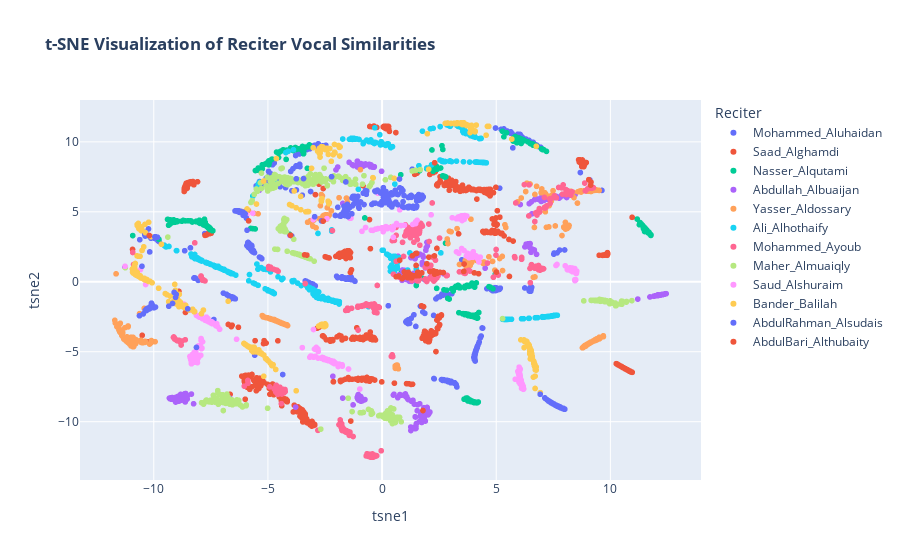

Notebook source saved alongside this figure:
### Code cell
# === STEP 5: t-SNE VISUALIZATION OF THE ENTIRE DATASET ===
print("\n--- Starting Step 5: Creating 2D Embedding with t-SNE (This may take a moment) ---")

# Prepare the data for t-SNE
# We need to stack the MFCC arrays into 2D numpy array
mfcc_features = np.stack(cleaned_df['mfccs'].values) #stackaj horizontalno
reciter_labels = cleaned_df['reciter_name'].values

# Run t-SNE
tsne = TSNE(n_components=2, verbose=1, perplexity=40, n_iter=300, random_state=42)
tsne_results = tsne.fit_transform(mfcc_features)

# Create a new DataFrame for plotting the t-SNE results
df_tsne = pd.DataFrame(tsne_results, columns=['tsne1', 'tsne2'])
df_tsne['reciter'] = reciter_labels

# Plot the t-SNE results
fig_tsne = px.scatter(df_tsne, x='tsne1', y='tsne2', color='reciter',
                      title='<b>t-SNE Visualization of Reciter Vocal Similarities</b>',
                      labels={'tsne_1': 't-SNE Dimension 1', 'tsne_2': 't-SNE Dimension 2'},
                      hover_data=['reciter'])
fig_tsne.update_layout(legend_title_text='Reciter')
# fig_tsne.update_traces(marker=dict(size=8, opacity=0.8))
print("Displaying interactive t-SNE plot...")
fig_tsne.show()

print("\n\nData investigation is complete!")

### Figure 1 — Plotly figure (JSON) as saved in the notebook; plotly's stock layout.template omitted (floating-point values rounded to 4 significant figures; data arrays with more than 128 entries replaced by an {"elided": "..."} marker saying what was removed)
{"data": [{"customdata": {"elided": "456x1 str values"}, "hovertemplate": "reciter=%{customdata[0]}<br>tsne1=%{x}<br>tsne2=%{y}<extra></extra>", "legendgroup": "Mohammed_Aluhaidan", "marker": {"color": "#636efa", "symbol": "circle"}, "mode": "markers", "name": "Mohammed_Aluhaidan", "showlegend": true, "type": "scattergl", "x": {"elided": "456 float values"}, "xaxis": "x", "y": {"elided": "456 float values"}, "yaxis": "y"}, {"customdata": {"elided": "452x1 str values"}, "hovertemplate": "reciter=%{customdata[0]}<br>tsne1=%{x}<br>tsne2=%{y}<extra></extra>", "legendgroup": "Saad_Alghamdi", "marker": {"color": "#EF553B", "symbol": "circle"}, "mode": "markers", "name": "Saad_Alghamdi", "showlegend": true, "type": "scattergl", "x": {"elided": "452 float values"}, "xaxis": "x", "y": {"elided": "452 float values"}, "yaxis": "y"}, {"customdata": {"elided": "456x1 str values"}, "hovertemplate": "reciter=%{customdata[0]}<br>tsne1=%{x}<br>tsne2=%{y}<extra></extra>", "legendgroup": "Nasser_Alqutami", "marker": {"color": "#00cc96", "symbol": "circle"}, "mode": "markers", "name": "Nasser_Alqutami", "showlegend": true, "type": "scattergl", "x": {"elided": "456 float values"}, "xaxis": "x", "y": {"elided": "456 float values"}, "yaxis": "y"}, {"customdata": {"elided": "456x1 str values"}, "hovertemplate": "reciter=%{customdata[0]}<br>tsne1=%{x}<br>tsne2=%{y}<extra></extra>", "legendgroup": "Abdullah_Albuaijan", "marker": {"color": "#ab63fa", "symbol": "circle"}, "mode": "markers", "name": "Abdullah_Albuaijan", "showlegend": true, "type": "scattergl", "x": {"elided": "456 float values"}, "xaxis": "x", "y": {"elided": "456 float values"}, "yaxis": "y"}, {"customdata": {"elided": "456x1 str values"}, "hovertemplate": "reciter=%{customdata[0]}<br>tsne1=%{x}<br>tsne2=%{y}<extra></extra>", "legendgroup": "Yasser_Aldossary", "marker": {"color": "#FFA15A", "symbol": "circle"}, "mode": "markers", "name": "Yasser_Aldossary", "showlegend": true, "type": "scattergl", "x": {"elided": "456 float values"}, "xaxis": "x", "y": {"elided": "456 float values"}, "yaxis": "y"}, {"customdata": {"elided": "456x1 str values"}, "hovertemplate": "reciter=%{customdata[0]}<br>tsne1=%{x}<br>tsne2=%{y}<extra></extra>", "legendgroup": "Ali_Alhothaify", "marker": {"color": "#19d3f3", "symbol": "circle"}, "mode": "markers", "name": "Ali_Alhothaify", "showlegend": true, "type": "scattergl", "x": {"elided": "456 float values"}, "xaxis": "x", "y": {"elided": "456 float values"}, "yaxis": "y"}, {"customdata": {"elided": "456x1 str values"}, "hovertemplate": "reciter=%{customdata[0]}<br>tsne1=%{x}<br>tsne2=%{y}<extra></extra>", "legendgroup": "Mohammed_Ayoub", "marker": {"color": "#FF6692", "symbol": "circle"}, "mode": "markers", "name": "Mohammed_Ayoub", "showlegend": true, "type": "scattergl", "x": {"elided": "456 float values"}, "xaxis": "x", "y": {"elided": "456 float values"}, "yaxis": "y"}, {"customdata": {"elided": "456x1 str values"}, "hovertemplate": "reciter=%{customdata[0]}<br>tsne1=%{x}<br>tsne2=%{y}<extra></extra>", "legendgroup": "Maher_Almuaiqly", "marker": {"color": "#B6E880", "symbol": "circle"}, "mode": "markers", "name": "Maher_Almuaiqly", "showlegend": true, "type": "scattergl", "x": {"elided": "456 float values"}, "xaxis": "x", "y": {"elided": "456 float values"}, "yaxis": "y"}, {"customdata": {"elided": "456x1 str values"}, "hovertemplate": "reciter=%{customdata[0]}<br>tsne1=%{x}<br>tsne2=%{y}<extra></extra>", "legendgroup": "Saud_Alshuraim", "marker": {"color": "#FF97FF", "symbol": "circle"}, "mode": "markers", "name": "Saud_Alshuraim", "showlegend": true, "type": "scattergl", "x": {"elided": "456 float values"}, "xaxis": "x", "y": {"elided": "456 float values"}, "yaxis": "y"}, {"customdata": {"elided": "456x1 str values"}, "hovertemplate": "reciter=%{customdata[0]}<br>tsne1=%{x}<br>tsne2=%{y}<extra></extra>", "legendgroup": "Bander_Balilah", "marker": {"color": "#FECB52", "symbol": "circle"}, "mode": "markers", "name": "Bander_Balilah", "showlegend": true, "type": "scattergl", "x": {"elided": "456 float values"}, "xaxis": "x", "y": {"elided": "456 float values"}, "yaxis": "y"}, {"customdata": {"elided": "408x1 str values"}, "hovertemplate": "reciter=%{customdata[0]}<br>tsne1=%{x}<br>tsne2=%{y}<extra></extra>", "legendgroup": "AbdulRahman_Alsudais", "marker": {"color": "#636efa", "symbol": "circle"}, "mode": "markers", "name": "AbdulRahman_Alsudais", "showlegend": true, "type": "scattergl", "x": {"elided": "408 float values"}, "xaxis": "x", "y": {"elided": "408 float values"}, "yaxis": "y"}, {"customdata": {"elided": "456x1 str values"}, "hovertemplate": "reciter=%{customdata[0]}<br>tsne1=%{x}<br>tsne2=%{y}<extra></extra>", "legendgroup": "AbdulBari_Althubaity", "marker": {"color": "#EF553B", "symbol": "circle"}, "mode": "markers", "name": "AbdulBari_Althubaity", "showlegend": true, "type": "scattergl", "x": {"elided": "456 float values"}, "xaxis": "x", "y": {"elided": "456 float values"}, "yaxis": "y"}], "layout": {"legend": {"title": {"text": "Reciter"}, "tracegroupgap": 0}, "title": {"text": "<b>t-SNE Visualization of Reciter Vocal Similarities</b>"}, "xaxis": {"anchor": "y", "domain": [0, 1], "title": {"text": "tsne1"}}, "yaxis": {"anchor": "x", "domain": [0, 1], "title": {"text": "tsne2"}}}}
